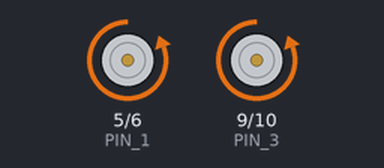
The sketch below on a simulated Arduino Uno, built with avr-gcc and run on an emulated ATmega328P. On the bench: motor-driver pin pairs drawn as motors (green arrow = first pin HIGH = forward, orange = second pin HIGH = backward, longer = more drive). What the sketch prints to the serial monitor is not drawn.

Above: at 0.25 s.
At 4.56 s:
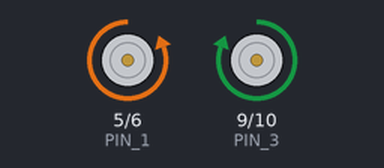
At 8.24 s:
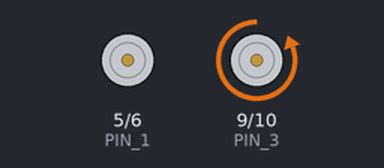
At 17.1 s:
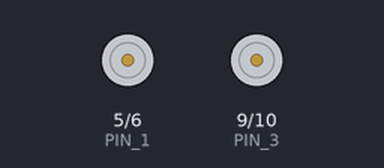
Timing chart, 0 to 19.0 s (numbered marks = the images above):
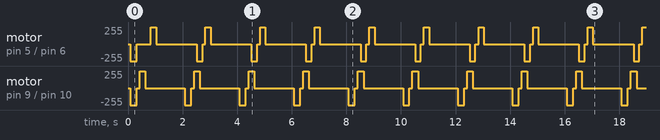

The sketch:

Motor.ino
```cpp
// Declare Motor as Class
class Motor {
  private:
    byte pin;
    unsigned long SOA;           // Stimuli Onset Asynchrony in milliseconds
    unsigned long DOS;           // Duration of Signals in milliseconds
    double activeTime; // Time taken for motor to go from minimum to maximum
    // voltage in milliseconds
    unsigned long totalTime;          // Total Time when the motor is active in milliseconds
    unsigned long PA, PS, PD, PE = 0; //   These are points for the vibration cycle
    unsigned long P0 = -1;
    double amplitudeStep = 1; // How much should the amplitude change in 1ms
    double currentIntensity = 0;

  public:
    static unsigned long currentTime;
    Motor(byte pin, unsigned long SOA, unsigned long DOS, double activeTime) {
      // Use 'this->' to make the difference between the
      // 'pin' attribute of the class and the
      // local variable 'pin' created from the parameter.
      this->pin = pin;
      this->SOA = SOA;
      this->DOS = DOS;
      this->activeTime = activeTime;
      this->totalTime = DOS + activeTime + activeTime;
      this->amplitudeStep = 255.0 / activeTime;
      init();
    }

    void init() {
      //   init() is equivalent to setup() for the objects
      pinMode(pin, OUTPUT);
      off();
    }
    // Getters and Setters
    unsigned long getPS() {
      return PS;
    }
    unsigned long getCurrentIntensity() {
      unsigned long intIntensity = currentIntensity;
      return intIntensity;
    }

    // This function sets the motor at a particular intensity between 0 and 255
    void set(double intensity) {
      unsigned long intIntensity = intensity;
      analogWrite(pin, intIntensity);
    }
    void off() {
      set(0);
      currentIntensity = 0;
    }
    void vibrate(unsigned long startTime) {
      if (millis() >= startTime) {
        // Set Up
        P0 = startTime;
        PA = P0 + activeTime;
        PS = PA + SOA;
        PD = PA + DOS;
        PE = P0 + totalTime;
        // Prunsigned long Initial Info
        currentTime = millis();
        if (currentTime == startTime) {
          // Uncomment this to debug
          //printInfo();
        }

        if (currentIntensity != 0) {
          // Uncomment this for debugging individual motors in Serial Plotter
          //   Serial.print(currentIntensity);
          //   Serial.print('\n');
        }
        //   Main Vibration Function
        // Increase
        if (currentTime >= P0 && currentTime < PA) {
          currentIntensity += amplitudeStep;
          if (currentIntensity >= 255) {
            currentIntensity = 255;
          }
          set(currentIntensity);
        }

        // Hold Constant

        else if (currentTime >= PA && currentTime < PD) {
          currentIntensity = 255;
          set(currentIntensity);
        }

        // Decrease
        else if (currentTime >= PD && currentTime < PE) {
          currentIntensity -= amplitudeStep;
          if (currentIntensity <= 0) {
            currentIntensity = 0;
          }
          set(currentIntensity);
        }

        else {
          off();
        }
      }
    }
    // Following is for debugging
    void printInfo() {
      Serial.print("-----------------");
      Serial.print('\n');
      Serial.print("PIN : ");
      Serial.print(pin);
      Serial.print('\n');
      Serial.print("SOA : ");
      Serial.print(SOA);
      Serial.print('\n');
      Serial.print("DOS : ");
      Serial.print(DOS);
      Serial.print('\n');
      Serial.print("Active Time : ");
      Serial.print(activeTime);
      Serial.print('\n');
      Serial.print("Total Time : ");
      Serial.print(totalTime);
      Serial.print('\n');
      Serial.print("PA : ");
      Serial.print(PA);
      Serial.print('\n');
      Serial.print("PS : ");
      Serial.print(PS);
      Serial.print('\n');
      Serial.print("PD : ");
      Serial.print(PD);
      Serial.print('\n');
      Serial.print("PE : ");
      Serial.print(PE);
      Serial.print('\n');
      Serial.print("P0 : ");
      Serial.print(P0);
      Serial.print('\n');
      Serial.print("Step : ");
      Serial.print(amplitudeStep);
      Serial.print('\n');
    }
};

/**************************************************
   Main Program Begins Here
 **************************************************/

// Initialize static global time tracker
unsigned long Motor::currentTime = 0;

// Pin Variables for vibration motors.
// This program is fixed for 4 motors
const unsigned long PIN_1 = 5;
const unsigned long PIN_2 = 6;
const unsigned long PIN_3 = 9;
const unsigned long PIN_4 = 10;

unsigned long motor_pin[] = {PIN_1, PIN_2, PIN_3, PIN_4};
const unsigned long number_of_modules = sizeof(motor_pin) / sizeof(int);

// Parameters are Motor(byte pin, unsigned long SOA, unsigned long DOS, unsigned long activeTime)
Motor Motor1(motor_pin[0], 110, 220, 100);
Motor Motor2(motor_pin[1], 110, 220, 100);
Motor Motor3(motor_pin[2], 110, 220, 100);
Motor Motor4(motor_pin[3], 110, 220, 100);
// Following is the array of motors for easier access
Motor Motors[] = {Motor1, Motor2, Motor3, Motor4};

// Initialize Serial Communication
void setup() {
  Serial.begin(115200);
}

unsigned long activtime = 0;
// Main Arduino Loop
void loop() {
  //  Loop every 2 seconds
  if (millis() % 2000 == 0) {
    activtime = millis();
  }
  Motors[3].vibrate(activtime);
  Motors[2].vibrate(Motors[3].getPS());
  Motors[1].vibrate(Motors[2].getPS());
  Motors[0].vibrate(Motors[1].getPS());

  // Plot the intensity when the all the motors not resting
  unsigned long sum = Motors[3].getCurrentIntensity() + Motors[2].getCurrentIntensity() +
                      Motors[1].getCurrentIntensity() + Motors[0].getCurrentIntensity();
  if (sum != 0) {
    Serial.print(Motors[3].getCurrentIntensity());
    Serial.print(",");
    Serial.print(Motors[2].getCurrentIntensity());
    Serial.print(",");
    Serial.print(Motors[1].getCurrentIntensity());
    Serial.print(",");
    Serial.print(Motors[0].getCurrentIntensity());
    Serial.print('\n');
  }
}
```

Measured:
- by itself, motor on pin 9 (PIN_3) / pin 10 (PIN_4): repeats every 2.0 s: stopped 0.11 s, forward 255/255 0.21 s, stopped 1.4 s, backward 255/255 0.23 s
- by itself, motor on pin 5 (PIN_1) / pin 6 (PIN_2): stopped → backward 255/255 at 0.09 s, → stopped 0.22 s later, → forward 255/255 0.53 s later, → stopped 0.19 s later, … (39 changes in this stretch)
